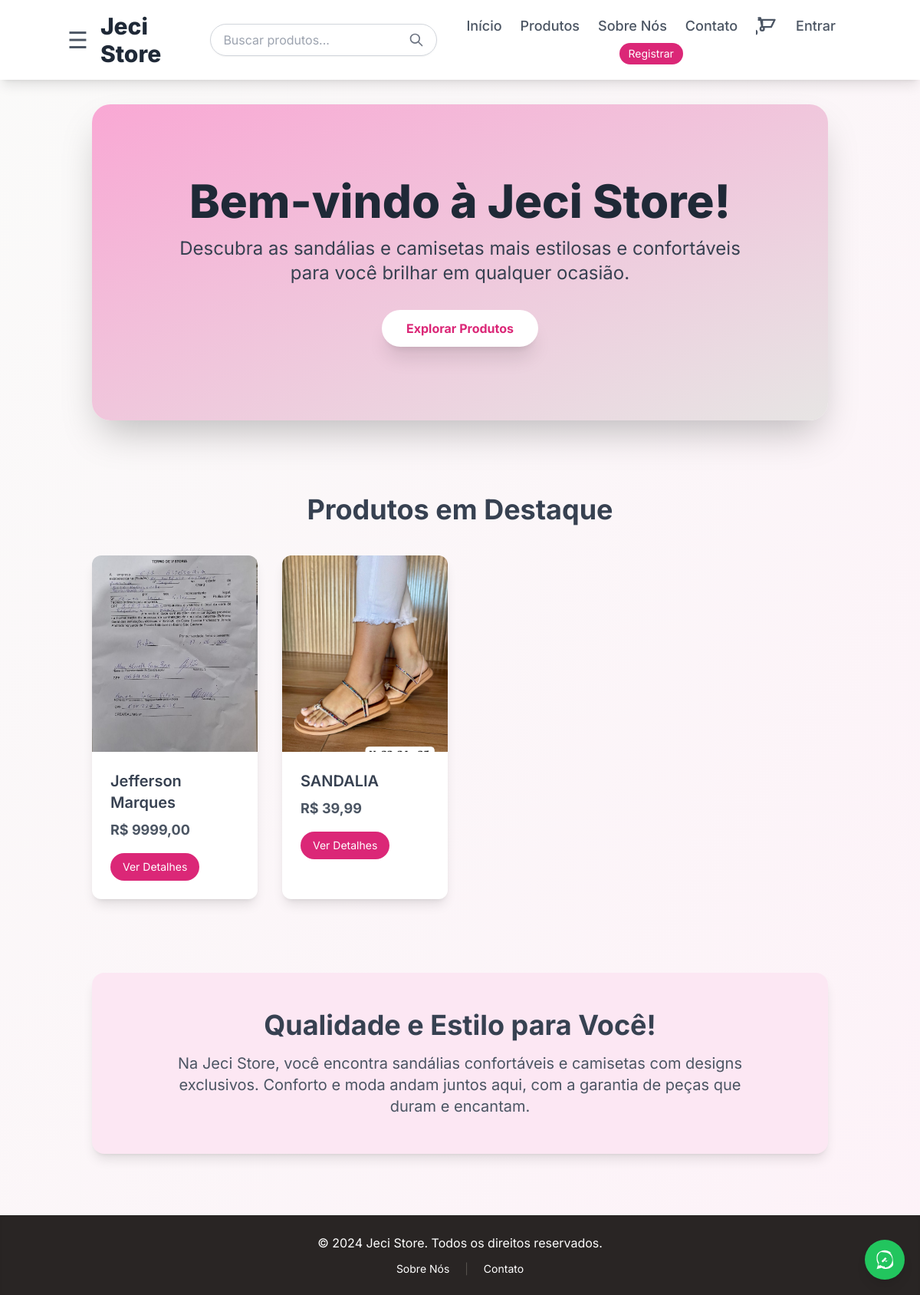
Before: / with the older database file.
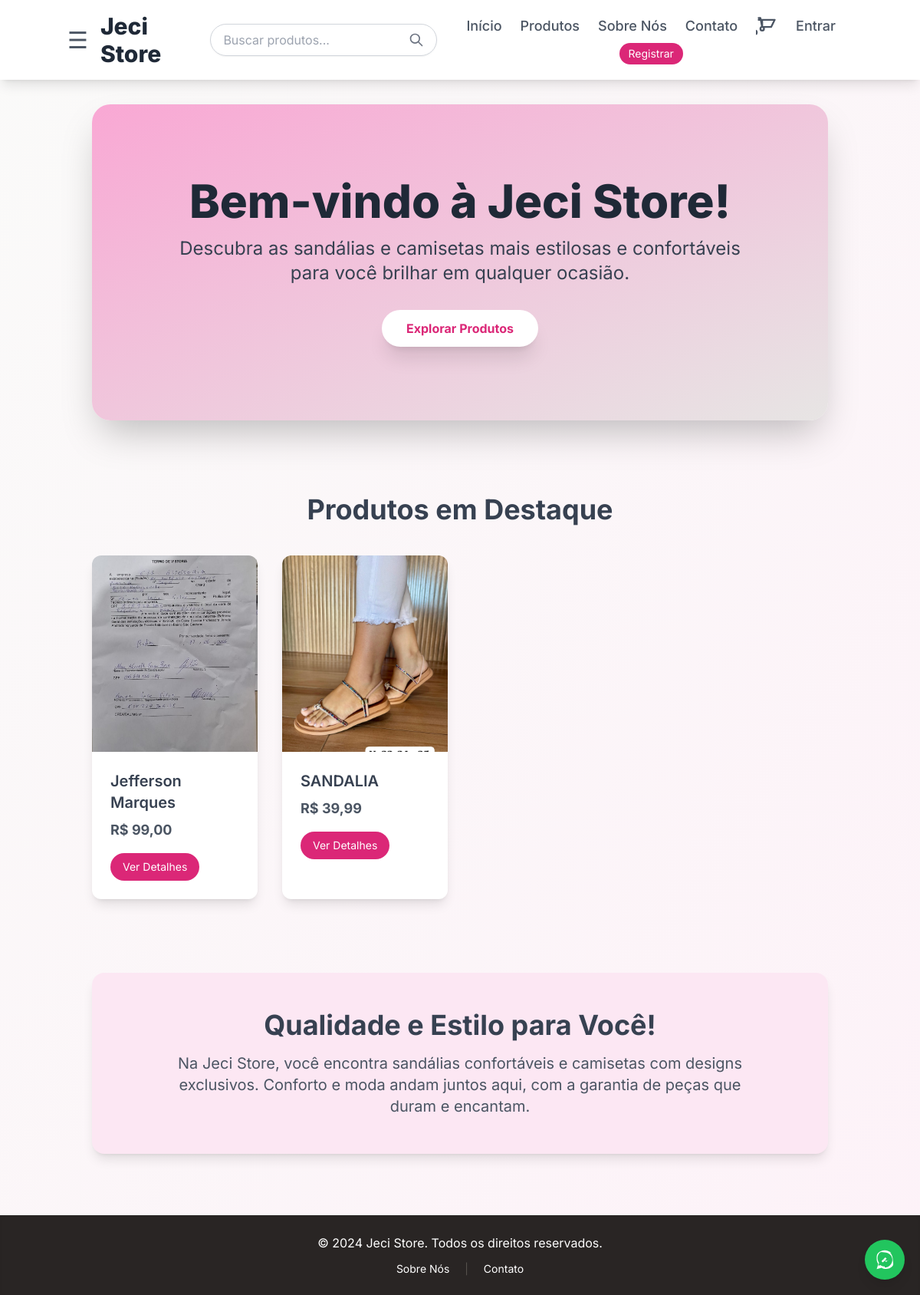
After: the same page with the newer database file.
### store/models.py (models this page shows, shortened)
class Product(models.Model):
    name = models.CharField(max_length=200, verbose_name="Nome do Produto")
    description = models.TextField(verbose_name="Descrição")
    price = models.DecimalField(max_digits=10, decimal_places=2, verbose_name="Preço")
    image = models.ImageField(upload_to='products/', blank=True, null=True, verbose_name="Imagem do Produto")
    category = models.ForeignKey(
        Category,
        on_delete=models.SET_NULL,
        null=True,
        blank=True,
        related_name='products',
        verbose_name="Categoria"
    )
    seller = models.ForeignKey(
        User,
        on_delete=models.SET_NULL,
        null=True,
        blank=True,
        related_name='products_listed',
        verbose_name="Vendedor"
    )
    stock = models.PositiveIntegerField(default=0, verbose_name="Estoque")
    tracking_code = models.CharField(
        max_length=50,
        blank=True,
        null=True,
        unique=True,
        verbose_name="Código de Rastreamento"
    )
    is_featured = models.BooleanField(default=False, verbose_name="Destaque na Home")
    created_at = models.DateTimeField(auto_now_add=True, verbose_name="Criado Em")
    updated_at = models.DateTimeField(auto_now=True, verbose_name="Atualizado Em")
    class Meta:
        verbose_name_plural = "Produtos"
        ordering = ['name']

### store/views.py (the view)
# urls.py: path('', HomeView.as_view(), name='home'),
class HomeView(CategoryTreeMixin, ListView):
    model = Product
    template_name = 'home.html'
    context_object_name = 'featured_products'
    def get_queryset(self):
        return Product.objects.filter(is_featured=True, stock__gt=0).select_related('category')[:4]
    def get_context_data(self, **kwargs):
        context = super().get_context_data(**kwargs)
        context['page_title'] = 'Bem-vindo à Jeci Store!'
        return context

### store/context_processors.py (called while the page is built, shortened)
def cart_items_count(request):
    cart_count = 0
    if request.user.is_authenticated:
        if hasattr(request.user, 'cart'):
            cart_count = request.user.cart.items.count()
    return {'cart_items_count': cart_count}

def store_settings(request):
    settings_obj = StoreSettings.objects.first()
    if not settings_obj:
        settings_obj = StoreSettings()  # Instância padrão caso a tabela ainda esteja vazia
    return {'store_settings': settings_obj}

### store/views.py (called while the page is built)
    def get_context_data(self, **kwargs):
        context = super().get_context_data(**kwargs)
        context['categories'] = Category.objects.filter(parent__isnull=True).prefetch_related('children')
        return context

### templates/home.html
{% extends 'base.html' %}
{% block content %}
    <section class="relative text-center py-16 md:py-24 bg-gradient-to-br from-pink-300 to-stone-200 text-gray-800 rounded-3xl shadow-2xl overflow-hidden mb-12">
        <div class="absolute inset-0 bg-pattern opacity-10"></div>
        <div class="relative z-10">
            <h1 class="text-5xl md:text-6xl font-extrabold mb-4 animate-fade-in">Bem-vindo à Jeci Store!</h1>
            <p class="text-xl md:text-2xl mb-8 max-w-3xl mx-auto animate-fade-in-delay-1 text-gray-700">Descubra as sandálias e camisetas mais estilosas e confortáveis para você brilhar em qualquer ocasião.</p>
            <a href="{% url 'store:product_list' %}" class="bg-white text-pink-600 hover:bg-gray-100 font-bold py-3 px-8 rounded-full shadow-xl transition duration-300 ease-in-out transform hover:scale-105 hover:-translate-y-1 inline-block animate-fade-in-delay-2">
                Explorar Produtos
            </a>
        </div>
    </section>
    <section class="py-12">
        <h2 class="text-4xl font-bold text-center text-gray-700 mb-10">Produtos em Destaque</h2>
        <div class="grid grid-cols-1 sm:grid-cols-2 lg:grid-cols-4 gap-8">
            {% if featured_products %}
                {% for product in featured_products %}
                    <div class="group bg-white rounded-xl shadow-lg overflow-hidden transform transition duration-300 hover:scale-105 hover:shadow-xl relative">
                        <a href="{% url 'store:product_detail' pk=product.pk %}">
                            {% if product.image %}
                                <img src="{{ product.image.url }}" alt="{{ product.name }}" class="w-full h-64 object-cover transition duration-300 group-hover:opacity-85">
                            {% else %}
                                <img src="https://placehold.co/400x400/cccccc/ffffff?text=Sem+Imagem" alt="Sem Imagem" class="w-full h-64 object-cover">
                            {% endif %}
                        </a>
                        <div class="p-6">
                            <h3 class="text-xl font-semibold text-gray-700 mb-2 group-hover:text-pink-600 transition duration-200">{{ product.name }}</h3>
                            <p class="text-gray-600 text-lg font-bold">R$ {{ product.price|floatformat:2 }}</p>
                            <a href="{% url 'store:product_detail' pk=product.pk %}" class="mt-4 inline-block bg-pink-600 text-white py-2 px-4 rounded-full hover:bg-pink-700 transition duration-300 text-sm">
                                Ver Detalhes
                            </a>
                        </div>
                    </div>
                {% endfor %}
            {% else %}
                <p class="text-center text-gray-600 col-span-full py-8 text-xl">Nenhum produto em destaque no momento. Adicione produtos no painel de administração!</p>
            {% endif %}
        </div>
    </section>
    <section class="py-12 bg-pink-100 rounded-2xl shadow-lg text-center mt-12 animate-fade-in-delay-2">
        <h2 class="text-3xl md:text-4xl font-bold text-gray-700 mb-4">Qualidade e Estilo para Você!</h2>
        <p class="text-lg md:text-xl text-gray-600 max-w-3xl mx-auto px-4">Na Jeci Store, você encontra sandálias confortáveis e camisetas com designs exclusivos. Conforto e moda andam juntos aqui, com a garantia de peças que duram e encantam.</p>
    </section>
{% endblock %}

### templates/base.html (shortened to what this page needs)
<!DOCTYPE html>
<html lang="pt-br">
<head>
    <script src="https://cdn.tailwindcss.com"></script>
</head>
<body class="bg-gradient-to-br from-stone-50 to-pink-50 flex flex-col min-h-screen text-gray-700">
    <div id="main-content-wrapper" class="flex flex-col min-h-screen transition-all duration-500 ease-in-out">
        <header class="bg-white shadow-lg p-4 sticky top-0 z-50">
            <nav class="container mx-auto flex flex-col sm:flex-row justify-between items-center">
                <div class="flex items-center mb-2 sm:mb-0">
                    <span class="text-gray-600 text-3xl cursor-pointer mr-4" onclick="openNav()">&#9776;</span>
                    <a href="{% url 'home' %}" class="text-3xl font-extrabold text-gray-800">Jeci Store</a>
                </div>
                <div class="hidden md:block flex-grow mx-4">
                    <form action="{% url 'store:product_list' %}" method="GET" class="flex items-center border border-gray-300 rounded-full px-4 py-2 shadow-sm focus-within:ring-2 focus-within:ring-pink-500">
                        <input type="text" name="q" placeholder="Buscar produtos..." class="flex-grow outline-none bg-transparent text-gray-700" value="{{ request.GET.q|default:'' }}">
                        <button type="submit" class="text-gray-500 hover:text-pink-600 ml-2">
                            <svg xmlns="http://www.w3.org/2000/svg" class="h-5 w-5" fill="none" viewBox="0 0 24 24" stroke="currentColor" stroke-width="2">
                                <path stroke-linecap="round" stroke-linejoin="round" d="M21 21l-6-6m2-5a7 7 0 11-14 0 7 7 0 0114 0z" />
                            </svg>
                        </button>
                    </form>
                </div>
                <div class="flex flex-wrap justify-center gap-x-6 gap-y-2 text-lg items-center">
                    <a href="{% url 'home' %}" class="text-gray-600 hover:text-pink-600 font-medium transition duration-200">Início</a>
                    <a href="{% url 'store:product_list' %}" class="text-gray-600 hover:text-pink-600 font-medium transition duration-200">Produtos</a>
                    <a href="{% url 'store:about' %}" class="text-gray-600 hover:text-pink-600 font-medium transition duration-200">Sobre Nós</a>
                    <a href="{% url 'store:contact' %}" class="text-gray-600 hover:text-pink-600 font-medium transition duration-200">Contato</a>
                    <a href="{% url 'store:view_cart' %}" class="relative text-gray-600 hover:text-pink-600 transition duration-200">
                        <svg xmlns="http://www.w3.org/2000/svg" class="h-7 w-7" fill="none" viewBox="0 0 24 24" stroke="currentColor" stroke-width="2">
                            <path stroke-linecap="round" stroke-linejoin="round" d="M3 3h2l.4 2M7 13h10l4-8H5.4M7 13L5.4 5H3m4 8V5m0 8a2 2 0 100 4m0-4a2 2 0 110 4m-8 0a2 2 0 100 4m0-4a2 2 0 110 4" />
                        </svg>
                    </a>
                    {% if user.is_authenticated %}
                        <a href="{% url 'store:user_profile' %}" class="text-gray-600 hover:text-pink-600 font-medium transition duration-200">Olá, {{ user.username }}</a>
                        <a href="{% url 'logout' %}" class="bg-red-500 text-white py-1 px-3 rounded-full text-sm hover:bg-red-600 transition duration-200">Sair</a>
                    {% else %}
                        <a href="{% url 'login' %}" class="text-gray-600 hover:text-pink-600 font-medium transition duration-200">Entrar</a>
                        <a href="{% url 'store:signup' %}" class="bg-pink-600 text-white py-1 px-3 rounded-full text-sm hover:bg-pink-700 transition duration-200">Registrar</a>
                    {% endif %}
                </div>
            </nav>
        </header>
        <main class="flex-grow container mx-auto p-4 md:p-8">
            {% block content %}{% endblock %}
        </main>
        <footer class="bg-stone-800 text-white p-6 mt-12 shadow-inner">
            <div class="container mx-auto text-center">
                <p class="text-sm md:text-base">&copy; 2024 Jeci Store. Todos os direitos reservados.</p>
                <div class="mt-3 text-xs md:text-sm space-x-4">
                    <a href="{% url 'store:about' %}" class="hover:text-pink-300 transition duration-200">Sobre Nós</a>
                    <span class="text-stone-600">|</span>
                    <a href="{% url 'store:contact' %}" class="hover:text-pink-300 transition duration-200">Contato</a>
                </div>
            </div>
        </footer>
    </div>
    <a href="https://wa.me/5511999999999?text=Olá,%20gostaria%20de%20saber%20mais%20sobre%20a%20Jeci%20Store!"
       target="_blank"
       class="fixed bottom-5 right-5 z-50 bg-green-500 text-white p-3 rounded-full shadow-lg flex items-center justify-center transition duration-300 transform hover:scale-110 hover:bg-green-600">
    </a>
</body>
</html>

### templates/base.html (style rules this page uses)
body { font-family: 'Inter', sans-serif; }
.animate-fade-in { animation: fadeIn 0.6s ease-out forwards; }
.animate-fade-in-delay-1 { animation: fadeIn 0.8s ease-out forwards; animation-delay: 0.2s; }
.animate-fade-in-delay-2 { animation: fadeIn 1s ease-out forwards; animation-delay: 0.4s; }

Changed rows visible on the page:
changed Product "Jefferson Marques": price "9999,00" → "99,00"
